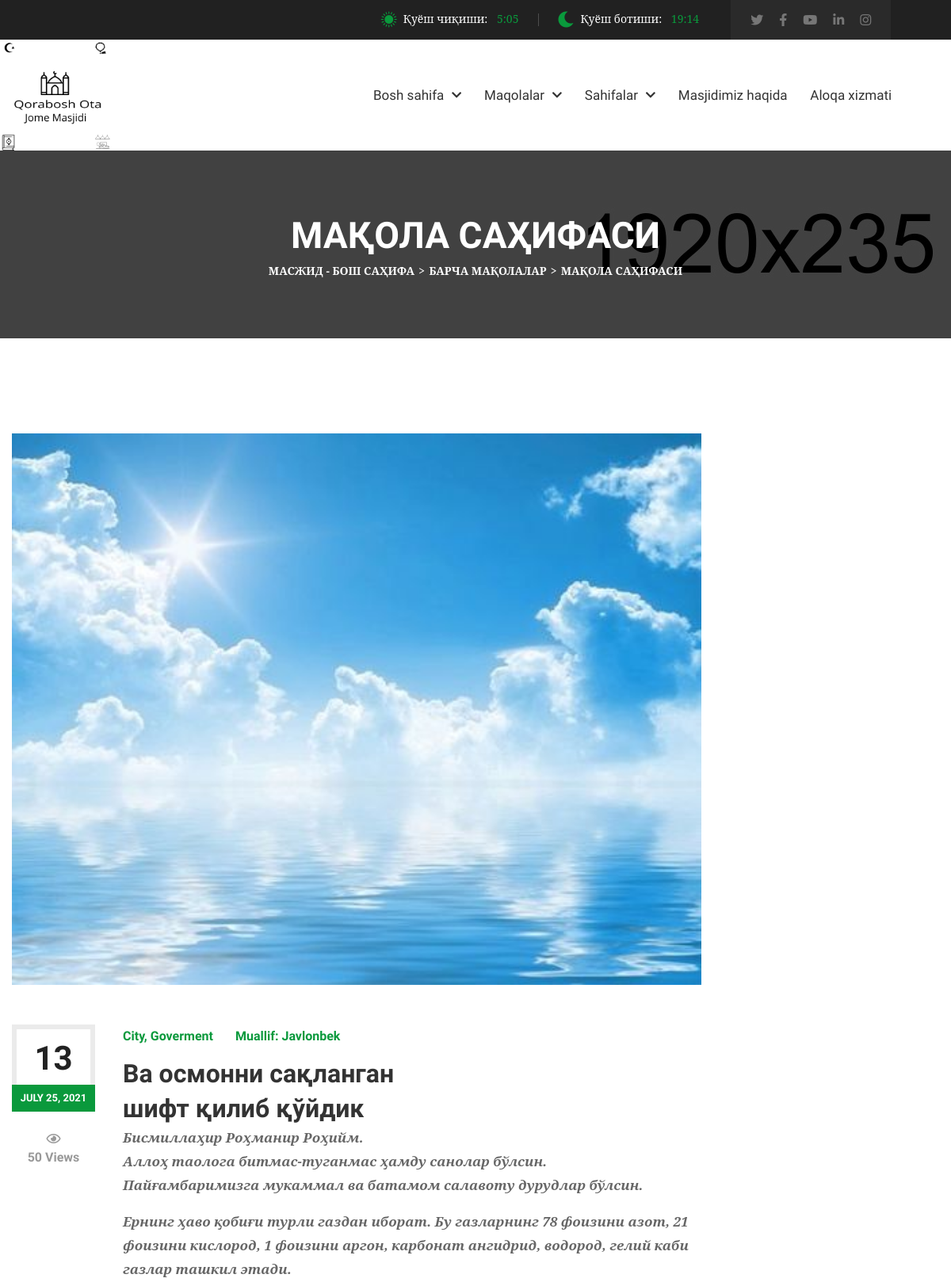
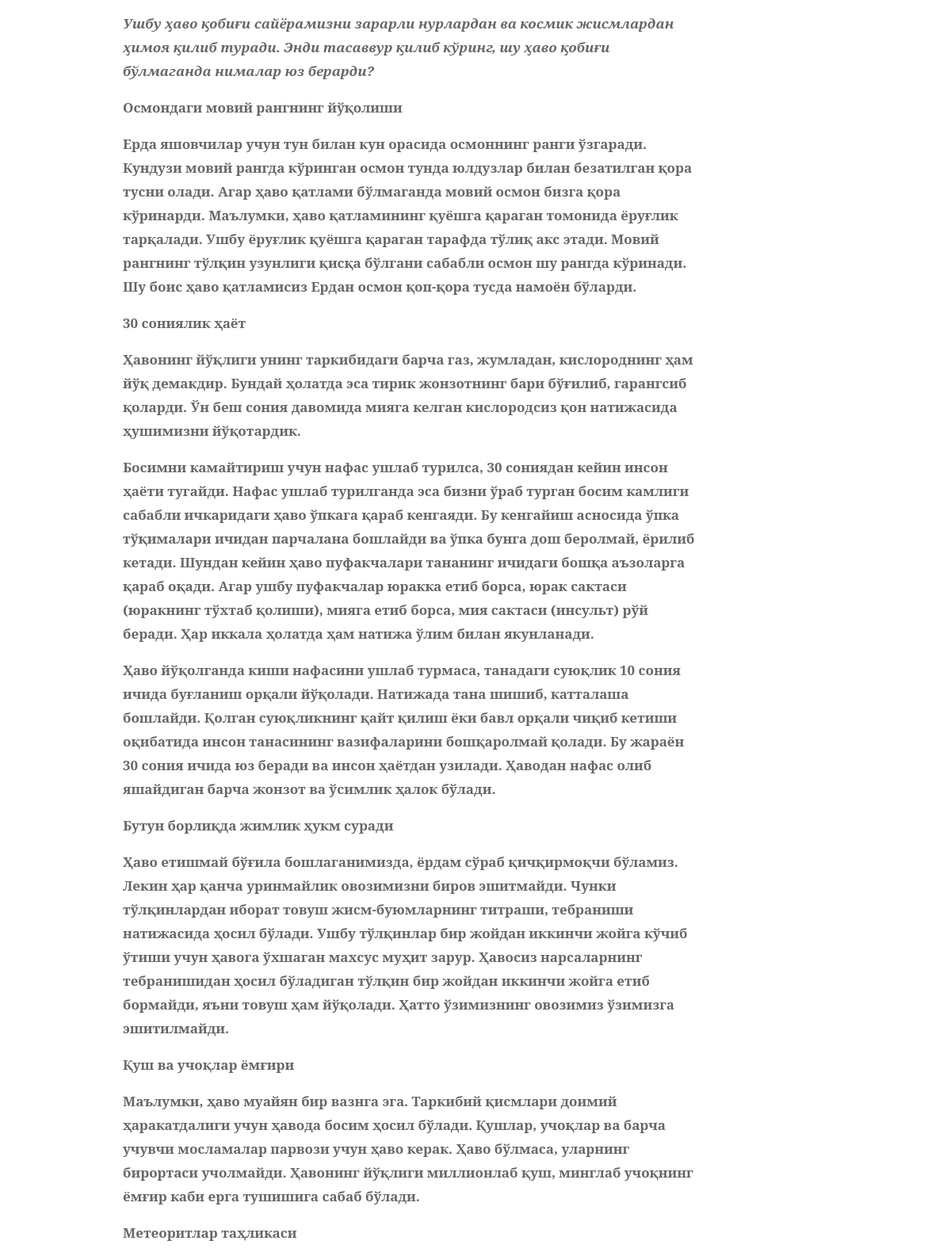
The page /blog/va-osmonni-salangan-shift-ilib-jdik (upper part) on the database its author committed (2 pictures, top to bottom).
### mainapp/models.py (models this page shows, shortened)
class Blog(models.Model):
	title = models.CharField('Maqola nomi',max_length=300)
	body = RichTextField()
	slug = models.SlugField('*',max_length=100, unique=True, db_index=True)
	author = models.CharField('Muallif', default='Admin',max_length=200,blank=True)
	date = models.DateField("Qo'shilgan vaqti", auto_now_add=True)
	image = models.ImageField('Maqola rasmi', upload_to='Maqolalar_rasmi/')
	class Meta:
		verbose_name = 'Maqola'
		verbose_name_plural = 'Maqolalar'

### mainapp/views.py (the view, shortened to what this page needs)
# urls.py: path('blog/<str:blog_slug>',views.blog_detail, name='blogDetailPage'),
def blog_detail(request,blog_slug):
	blog_page = Blog.objects.get(slug=blog_slug)
	return render(request,'blog-detail.html',{'blog_page':blog_page})

### templates/blog-detail.html (shortened to what this page needs)
{% extends 'base.html' %}
{% load static %}
{% block  content %}
            <section>
                <div class="w-100 pt-80 black-layer pb-70 opc65 position-relative">
                    <div class="fixed-bg" style="background:green;background-image: url(assets/images/page-title-bg.jpg);"></div>
                    <div class="container">
                        <div class="page-title-wrap text-center w-100">
                            <div class="page-title-inner d-inline-block">
                                <h1 class="mb-0">Мақола саҳифаси</h1>
                                <ol class="breadcrumb mb-0">
                                    <li class="breadcrumb-item"><a href="{% url 'mainapp:Home' %}" title="Home">Масжид - Бош саҳифа</a></li>
                                    <li class="breadcrumb-item"><a href="{% url 'mainapp:Blog' %}" title="">БАРЧА МАҚОЛАЛАР</a></li>
                                    <li class="breadcrumb-item active">Мақола саҳифаси</li>
                                </ol>
                            </div>
                        </div>
                    </div>
                </div>
            </section>
            <section>
                <div class="w-100 pt-120 pb-260 position-relative">
                    <div class="container">
                        <div class="post-detail-wrap w-100">
                            <div class="row">
                                <div class="col-md-12 col-sm-12 col-lg-9">
                                    <div class="post-detail-inner w-100">
                                        <div class="post-detail-img w-100">
                                            <img class="img-fluid w-100" src="{{blog_page.image.url}}" alt="Blog Detail Image 1">
                                        </div>
                                        <div class="post-detail-info position-relative w-100">
                                            <div class="post-info2-inner text-center">
                                                <div class="post-date2">
                                                    <span class="d-block">13</span>
                                                    <i class="d-block thm-bg">{{blog_page.date}}</i>
                                                </div>
                                                <div class="post-meta4 w-100">
                                                    <span class="d-block"><i class="far fa-eye"></i>50 Views</span>
                                                </div>
                                            </div>
                                            <ul class="post-meta2 d-inline-flex flex-wrap align-items-center mb-0 list-unstyled">
                                                <li class="thm-clr">City, Goverment</li>
                                                <li class="thm-clr">Muallif: <a href="javascript:void(0);" title="">{{blog_page.author}}</a></li>
                                            </ul>
                                            <h2 class="mb-0">{{blog_page.title}}</h2>
                                            <b class="mb-0">{{blog_page.body|safe}}</b>
                                        </div><br><br><h3>Изоҳлар {{blog_page.comment_set.all.count}}</h3><hr>
                                    </div>
                                </div>
                                <div class="col-md-6 col-sm-6 col-lg-3">
                                 </div>
                            </div>
                        </div>
                    </div>
                </div>
            </section>
{%endblock%}

### static/assets/css/responsive.css (style rules this page uses)
@media (max-width: 1210px) { .container { padding: 0 0.9375rem;max-width: 100%; } }

### rows shown on the page
Blog: image (picture), date "JULY 25, 2021", author "Javlonbek", title "Ва осмонни сақланган шифт қилиб қўйдик", body "Бисмиллаҳир Роҳманир Роҳийм. Аллоҳ таолога битмас-туганмас ҳамду санолар бўлсин. Пайғамбаримизга мукаммал ва батамом салавоту дурудлар бўлсин. Ернинг ҳаво қобиғи турли газдан иборат. Бу газларнинг 78 фоизини азот, 21 фоизини кислород, 1 фоизини аргон, карбонат ангидрид, водород, гелий каби газлар ташкил этади. Ушбу ҳаво қобиғи сайёрамизни зарарли нурлардан ва космик жисмлардан ҳимоя қилиб туради. Энди тасаввур қилиб кўринг, шу ҳаво қобиғи бўлмаганда нималар юз берарди? Осмондаги мовий рангнинг йўқолиши Ерда яшовчилар учун тун билан кун орасида осмоннинг ранги ўзгаради. Кундузи мовий рангда кўринган осмон тунда юлдузлар билан безатилган қора тусни олади. Агар ҳаво қатлами бўлмаганда мовий…"
